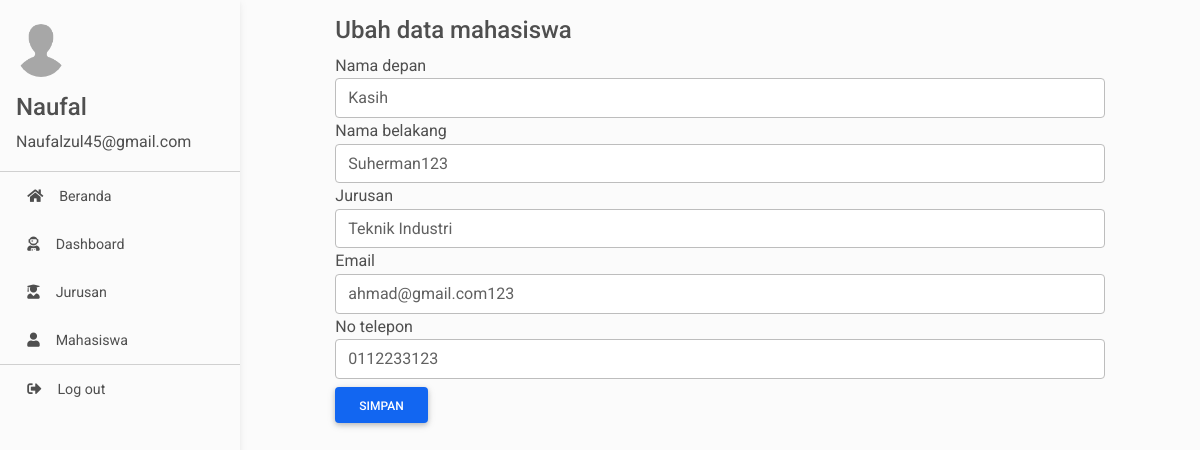
Screenshot of /admin/edit-mahasiswa.php?id=2 (signed in) with the database file from the repository.
### tables this page shows
CREATE TABLE `pengguna` (
  `id` int(11) NOT NULL,
  `jurusan_id` int(11) DEFAULT NULL,
  `nama_depan` varchar(25) NOT NULL,
  `nama_belakang` varchar(30) NOT NULL,
  `email` varchar(25) NOT NULL,
  `password` varchar(25) NOT NULL,
  `no_telepon` varchar(15) NOT NULL,
  `level` enum('Admin','Pengguna') DEFAULT NULL
);

CREATE TABLE `jurusan` (
  `id` int(11) NOT NULL,
  `nama` varchar(30) NOT NULL,
  `deskripsi` varchar(500) NOT NULL,
  `prospek_kerja` varchar(500) NOT NULL,
  `gambar` varchar(500) NOT NULL
);

### admin/edit-mahasiswa.php (the view, shortened to what this page needs)
<?php
require('../config/database.php');
$id = $_GET['id'];
$sql = "SELECT * FROM pengguna WHERE id='$id'";
$data = mysqli_query($DB_CONNECTION, $sql);
$mahasiswa = mysqli_fetch_array($data);
$getJurusan = "SELECT * FROM `jurusan`";
$jurusan = mysqli_query($DB_CONNECTION, $getJurusan);
?>
<html lang="en"><head>
    <link rel="stylesheet" href="https://use.fontawesome.com/releases/v5.11.2/css/all.css">
    <link rel="stylesheet" href="../css/admin/index.css">
    <link rel="stylesheet" href="../css/admin/index2.css">
</head>
  <body>
    <div id="full-screen-example" class="sidenav bg-light sidenav-dark" data-color="dark" data-mode="side" data-hidden="false" data-scroll-container="#scrollContainer" style="width: 240px; height: 100vh; position: fixed; transition: all 0.3s linear 0s; transform: translateX(0%);">
      <div class="mt-4">
        <div id="header-content" class="pl-3">
          <img  src="../img/default.png" alt="avatar" class="rounded-circle img-fluid mb-3" style="max-width: 50px;">
          <h4>
            <span style="white-space: nowrap;"><?= $_SESSION['nama_depan']; ?></span>
          </h4>
          <p><?= $_SESSION['email']; ?></p>
        </div>
        <hr class="mb-0">
      </div>
      <div id="scrollContainer" class="ps ps--active-y" style="max-height: calc(100% - 245px); position: relative;">
        <ul class="sidenav-menu">
        <li class="sidenav-item">
            <a class="sidenav-link ripple-surface" href="../index.php" tabindex="1"> <i class="fas fa-home pr-3"></i>Beranda</a>
          </li>
          <li class="sidenav-item">
            <a class="sidenav-link ripple-surface" href="index.php" tabindex="1"> <i class="fas fa-user-astronaut pr-3"></i>Dashboard</a>
          </li>
          <li class="sidenav-item">
            <a class="sidenav-link ripple-surface" href="jurusan.php" tabindex="1"> <i class="fas fa-user-graduate pr-3"></i>Jurusan</a>
          </li>
          <li class="sidenav-item">
            <a class="sidenav-link ripple-surface" href="mahasiswa.php" tabindex="1"> <i class="fas fa-user pr-3"></i>Mahasiswa</a>
          </li>
        </ul>
        <hr class="m-0">
        <ul class="sidenav-menu">
          <li class="sidenav-item">
            <a class="sidenav-link ripple-surface" tabindex="1" href="../index.php"> <i class="fas fa-sign-out-alt pr-3"></i>Log out</a>
          </li>
        </ul>
      </div>
    </div>
    <div class="mdb-page-content page-intro bg-light">
      <div class="container-fluid py-3">
        <div class="row">
          <div class="col-10 m-auto">
            <h4>Ubah data mahasiswa</h4>
          </div>
          <div class="col-10 m-auto">
            <form action="" method="post" enctype="multipart/form-data">
                <div class="form-group">
                    <label for="exampleInputEmail1">Nama depan</label>
                    <input name="nama_depan" type="text" class="form-control" id="exampleInputEmail1" aria-describedby="emailHelp" placeholder="Nama" value="<?= $mahasiswa['nama_depan'] ?>">
                </div>
                <div class="form-group">
                    <label for="namaBelakang">Nama belakang</label>
                    <input name="nama_belakang" type="text" class="form-control" id="namaBelakang" aria-describedby="emailHelp" placeholder="Nama" value="<?= $mahasiswa['nama_belakang'] ?>">
                </div>
                <div class="form-group">
                    <label for="jurusanId">Jurusan</label>
                    <select name="jurusan_id" class="form-control" id="jurusanId">
                        <?php foreach($jurusan as $j): ?>
                        <option value="<?= $j['id'] ?>" <?= $j['id'] === $mahasiswa['jurusan_id'] ? 'selected' : ''; ?>><?= $j['nama']?></option>
                        <?php endforeach ?>
                    </select>
                </div>
                <div class="form-group">
                    <label for="exampleInputEmail1">Email</label>
                    <input name="email" type="text" class="form-control" id="exampleInputEmail1" aria-describedby="emailHelp" placeholder="Nama" value="<?= $mahasiswa['email'] ?>">
                </div>
                <div class="form-group">
                    <label for="exampleInputEmail1">No telepon</label>
                    <input name="no_telepon" type="text" class="form-control" id="exampleInputEmail1" aria-describedby="emailHelp" placeholder="Nama" value="<?= $mahasiswa['no_telepon'] ?>">
                </div>
                <input type="submit" class="btn btn-primary mt-2" value="Simpan" name="submit"></input>
              </form>
          </div>
        </div>
      </div>
    </div>
</body></html>

### admin/edit-mahasiswa.php (style rules this page uses)
.page-intro { background-color: white; width: 100vw; min-height: 100vh; }
img { max-width: 80%; }
.mdb-page-content { padding-left: 240px; transition: padding 0.3s linear; }
INPUT:not(:-webkit-autofill),SELECT:not(:-webkit-autofill),TEXTAREA:not(:-webkit-autofill) { animation-name:onautofillcancel }

### rows the page displays
pengguna: nama_depan "Kasih", nama_belakang "Suherman123", jurusan_id "Teknik Industri", email "ahmad@gmail.com123", no_telepon "0112233123"

### other values shown
$_SESSION['nama_depan'] "Naufal"
$_SESSION['email'] "Naufalzul45@gmail.com"
